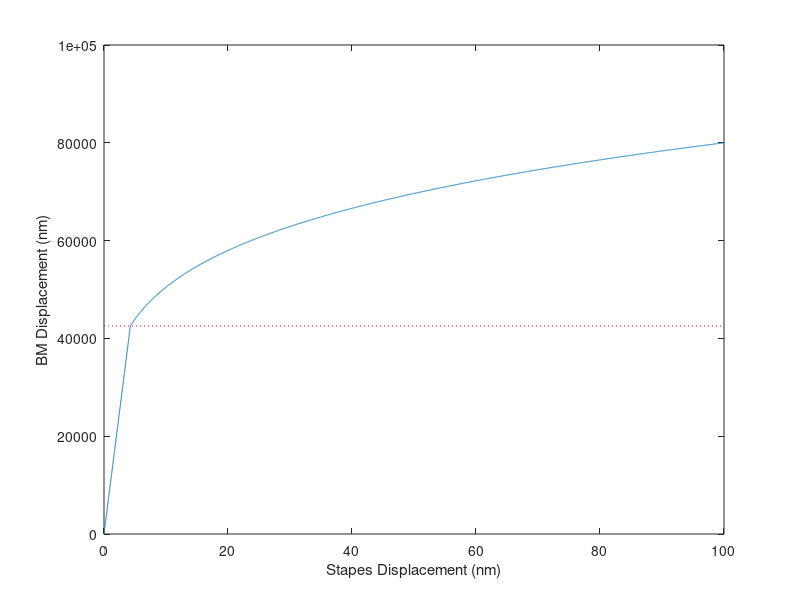
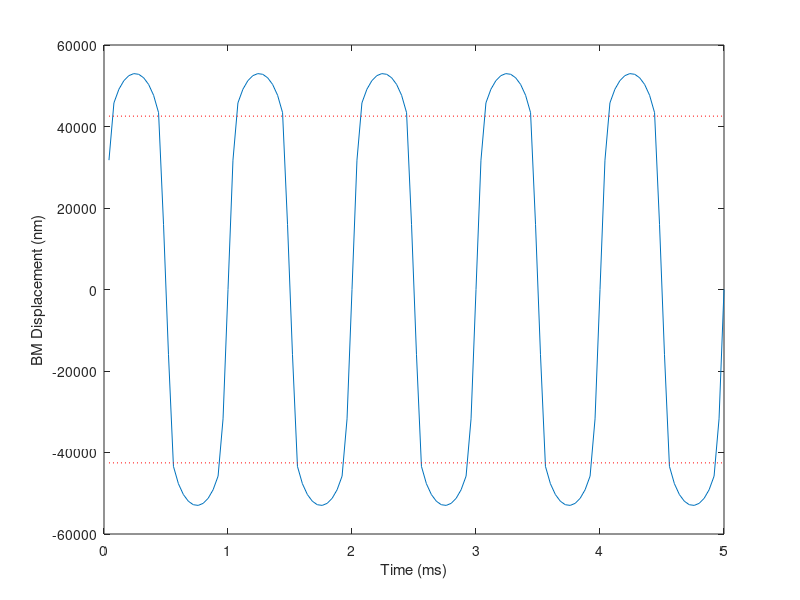

MATLAB code for these plots, in order:
function cmp_ThresholdDEMO

clc; close all

a = 10000;
b = 8e-6; %here for legacy reasons to calculate a reasonable BM cmp threshold
c = 0.2;
MOC = 1/1; %Fraction between 0 and 1


% These are not used - only here to display thresholds based on old
% parameters
cmpS  =     10^((1/(1-c))* log10(b/a)) % (Stapes vel)
cmpBM = a * 10^((1/(1-c))* log10(b/a)) % (BM displacement)

% First test is to make an I/O function
xOrig = 0:1e-14:100e-12;
x = xOrig*MOC;
CtBM = 4.2546e-008; %Compression threshold in units of basilar membrane disp
y = NewNonLinFunc(x,a,c,CtBM);

figure;  plot(xOrig*1e12, y*1e12); ylim([0 10e4])
hold on; plot(xOrig([1 end])*1e12, [CtBM CtBM]*1e12, ':r')
% hold on; plot(xOrig([1 end])*1e12, [CtBM CtBM]*1e12/4, ':k')
xlabel('Stapes Displacement (nm)'); ylabel('BM Displacement (nm)')


%NOw quickly test with a sine wave that peaks above BM compression thresh
dt = 1/25e3;
tAxis = dt:dt:0.005;
x = 3 * CtBM/a * sin(2*pi*1000*tAxis);
y = NewNonLinFunc(x,a,c,CtBM);
figure;  plot(1000*tAxis, y*1e12);
hold on; plot(1000*tAxis([1 end]), [CtBM CtBM]*1e12, ':r')
hold on; plot(1000*tAxis([1 end]), -[CtBM CtBM]*1e12, ':r')
xlabel('Time (ms)'); ylabel('BM Displacement (nm)')


function y = NewNonLinFunc(x,a,c,CtBM)
CtS  = CtBM/a;      %Compression threshold in units of stapes disp
y = zeros(size(x));
abs_x = abs(x);
y(abs_x<CtS)   = a * x(abs_x<CtS);
y(abs_x>=CtS)  = sign(x(abs_x>=CtS)) * a * CtS .* exp(   c * log(  abs_x(abs_x>=CtS)/CtS  )   );
